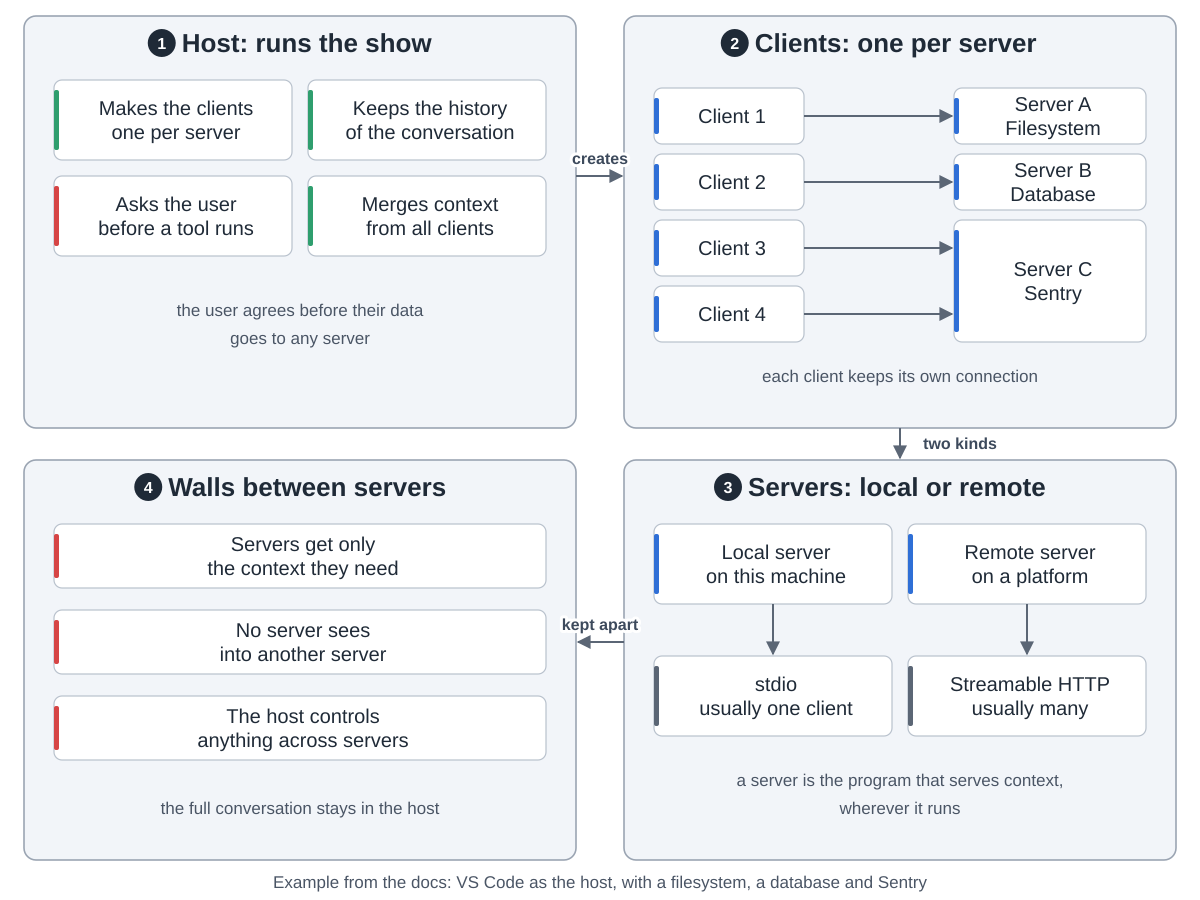

The Python source for this figure:
"""MCP participants: host, clients, servers, and the walls between servers.  Drawn from
https://modelcontextprotocol.io/docs/learn/architecture (Participants: the VS Code, filesystem,
database and Sentry example) and https://modelcontextprotocol.io/specification/2026-07-28/architecture
(Host, Clients, Servers, design principle 3) plus the spec index (Security: user consent).
Protocol version 2026-07-28, read 2026-10-05.  Run: python3 participants.py

Snake order: 1 the host (top left) -> 2 one client per server (top right) -> 3 local or remote
servers (bottom right) -> 4 walls between servers (bottom left)."""
import sys
from pathlib import Path

sys.path.insert(0, str(Path(__file__).resolve().parents[2] / "tools"))
from archdiagram import Diagram  # noqa: E402

L, R, W = 24, 624, 552
T1, H1 = 16, 412
T2, H2 = 460, 400


def grid(x, top, cards, h=80, gap=16, y0=64):
    """Two columns of cards, filled row by row."""
    for i, (lbl, kind) in enumerate(cards):
        d.card(x + 30 + (i % 2) * 254, top + y0 + (i // 2) * (h + gap), lbl, kind, w=238, h=h)


def col(x, top, cards, h=64, gap=22, y0=64):
    """One column of wide cards, top to bottom."""
    for i, (lbl, kind) in enumerate(cards):
        d.card(x + 30, top + y0 + i * (h + gap), lbl, kind, w=492, h=h)


d = Diagram("MCP participants",
            "1 The host is the AI app. It makes the clients, one per server, keeps the conversation history, "
            "asks the user before any tool runs and merges context from all clients. "
            "2 Each client keeps a dedicated connection to one server. In the docs' example, client 1 talks to a "
            "local filesystem server, client 2 to a local database server, and clients 3 and 4 both talk to the "
            "remote Sentry server. "
            "3 A server is the program that serves context, wherever it runs: a local one uses stdio and usually "
            "serves one client; a remote one uses Streamable HTTP and usually serves many. "
            "4 Servers get only the context they need, cannot see into other servers, and the host controls "
            "anything that crosses servers.")

d.group(L, T1, W, H1, "Host: runs the show", 1)
grid(L, T1, [("Makes the clients|one per server", "plan"), ("Keeps the history|of the conversation", "plan"),
             ("Asks the user|before a tool runs", "review"), ("Merges context|from all clients", "plan")])
d.note(L + W / 2, T1 + 300, "the user agrees before their data")
d.note(L + W / 2, T1 + 328, "goes to any server")

d.group(R, T1, W, H1, "Clients: one per server", 2)
rows = [T1 + 72 + i * 66 for i in range(4)]
for i, y in enumerate(rows):
    d.card(R + 30, y, f"Client {i + 1}", "coding", w=150, h=56)
d.card(R + 330, rows[0], "Server A|Filesystem", "coding", w=192, h=56)
d.card(R + 330, rows[1], "Server B|Database", "coding", w=192, h=56)
d.card(R + 330, rows[2], "Server C|Sentry", "coding", w=192, h=122)
for y in rows:
    d.arrow(f"M{R + 180} {y + 28}H{R + 328}")
d.note(R + W / 2, T1 + 366, "each client keeps its own connection")

d.group(R, T2, W, H2, "Servers: local or remote", 3)
d.card(R + 30, T2 + 64, "Local server|on this machine", "coding", w=238, h=80)
d.card(R + 284, T2 + 64, "Remote server|on a platform", "coding", w=238, h=80)
d.card(R + 30, T2 + 196, "stdio|usually one client", "data", w=238, h=80)
d.card(R + 284, T2 + 196, "Streamable HTTP|usually many", "data", w=238, h=80)
d.arrow(f"M{R + 149} {T2 + 144}V{T2 + 194}")
d.arrow(f"M{R + 403} {T2 + 144}V{T2 + 194}")
d.note(R + W / 2, T2 + 326, "a server is the program that serves context,")
d.note(R + W / 2, T2 + 354, "wherever it runs")

d.group(L, T2, W, H2, "Walls between servers", 4)
col(L, T2, [("Servers get only|the context they need", "review"), ("No server sees|into another server", "review"),
            ("The host controls|anything across servers", "review")])
d.note(L + W / 2, T2 + 354, "the full conversation stays in the host")

d.arrow(f"M{L + W} {T1 + 160}H{R - 2}", label="creates", at=(600, T1 + 148))
d.arrow(f"M{R + W / 2} {T1 + H1}V{T2 - 2}", label="two kinds", at=(R + W / 2 + 60, T1 + H1 + 21))
d.arrow(f"M{R} {T2 + 182}H{L + W + 2}", label="kept apart", at=(600, T2 + 170))

d.note(600, 888, "Example from the docs: VS Code as the host, with a filesystem, a database and Sentry")

d.save(Path(__file__).with_name("participants.svg"))
